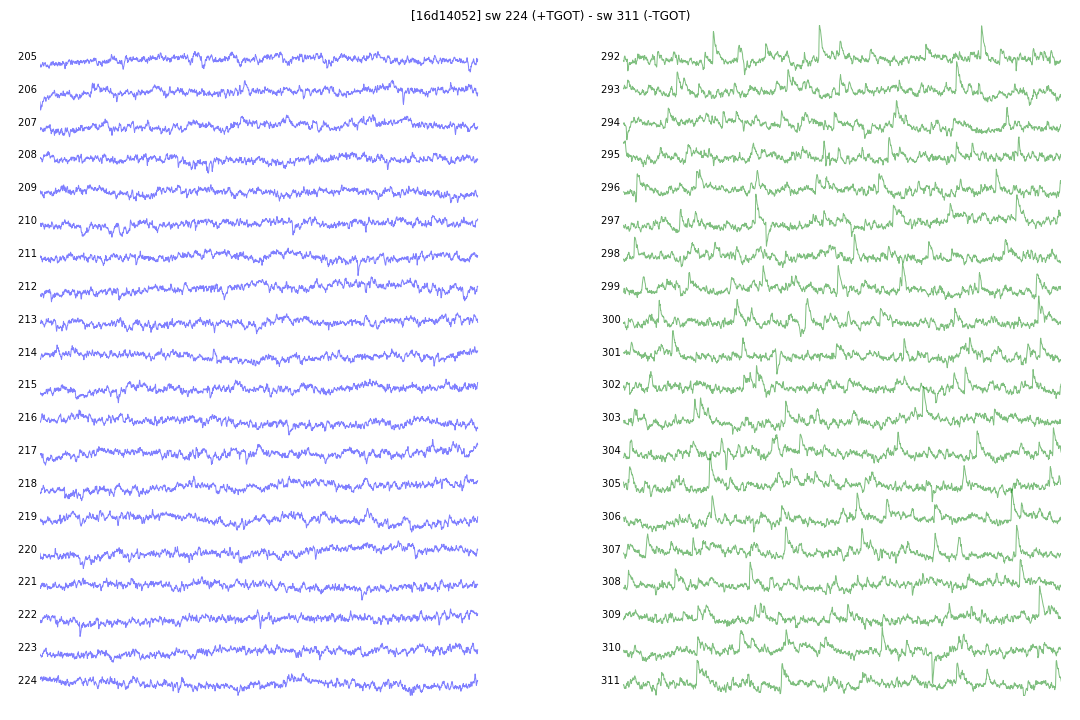

The script that drew this image:
"""Show some sweeps around the last 2 comments."""

import os
import sys
if not os.path.abspath('../../../') in sys.path:
    sys.path.append('../../../')
import swhlab
import matplotlib.pyplot as plt
import numpy as np
import warnings
import time

def tagInspect(abf,saveToo=False): #TODO: put in ABF class?
    if len(abf.comment_tags)<2:
        warnings.warn("no tags in ABF!")
        return
    S1,S2=abf.comment_sweeps[-2],abf.comment_sweeps[-1]

    nSweeps = 20
    vertOffset = 50

    plt.close('all')
    plt.figure(figsize=(15,10))
    for i in range(nSweeps):

        abf.setsweep(int(S1-i))
        Y=swhlab.common.lowpass(abf.sweepY,abf.pointsPerMs*5)
        Y=Y-np.nanmean(Y)+i*vertOffset
        Y[:int(.5*abf.pointsPerSec)]=np.nan
        plt.plot(abf.sweepX2,Y,color='b',alpha=.5)
        plt.text(abf.sweepX2[.5*abf.pointsPerSec],i*vertOffset,
                 "%s "%str(abf.sweep),ha='right')

        abf.setsweep(int(S1-i+120/abf.sweepLength))
        Y=swhlab.common.lowpass(abf.sweepY,abf.pointsPerMs*5)
        Y=Y-np.nanmean(Y)+i*vertOffset
        Y[:int(.5*abf.pointsPerSec)]=np.nan
        plt.plot(abf.sweepX2+abf.sweepLength,Y,color='g',alpha=.5)
        plt.text(abf.sweepX2[.5*abf.pointsPerSec]+abf.sweepLength,i*vertOffset,
                 "%s "%str(abf.sweep),ha='right')

    plt.margins(0,0)
    plt.axis([None,None,-100,nSweeps*vertOffset])
    plt.axis('off')
    plt.title("[%s] sw %d (%s) - sw %d (%s)"%(abf.ID,S1,abf.comment_tags[-2],S2,abf.comment_tags[-1]))
    plt.tight_layout()
    if saveToo:
        plt.savefig(R"X:\Data Analysis\SCOTT\SWHLab development\phasic\%s.png"%abf.ID)
    plt.show()
    print()
    return

def picpage(path=R"X:\Data Analysis\SCOTT\SWHLab development\phasic"):
    html="<html><body>"
    for fname in [x for x in sorted(os.listdir(path)) if x.endswith(".png") or x.endswith(".jpg")]:
        html+='<a name="%s" href="#%s"><h1>%s</h1></a>'%(fname,fname,fname)
        fname=os.path.abspath(os.path.join(path,fname))
        html+='<a href="%s"><img src="%s"></a>'%(fname,fname)
    html+="</body></html>"
    with open(os.path.join(path,"index.html"),'w') as f:
        f.write(html)

if __name__=="__main__":
    abfs=[]
    abfs.append(R"X:\Data\2P01\2016\2016-09-01 PIR TGOT\16d14019.abf")
    abfs.append(R"X:\Data\2P01\2016\2016-09-01 PIR TGOT\16d14027.abf")
    abfs.append(R"X:\Data\2P01\2016\2016-09-01 PIR TGOT\16d14032.abf")
    abfs.append(R"X:\Data\2P01\2016\2016-09-01 PIR TGOT\16d14036.abf")
    abfs.append(R"X:\Data\2P01\2016\2016-09-01 PIR TGOT\16d14040.abf")
    abfs.append(R"X:\Data\2P01\2016\2016-09-01 PIR TGOT\16d14044.abf")
    abfs.append(R"X:\Data\2P01\2016\2016-09-01 PIR TGOT\16d14048.abf")
    abfs.append(R"X:\Data\2P01\2016\2016-09-01 PIR TGOT\16d14052.abf")
    abfs.append(R"X:\Data\2P01\2016\2016-09-01 PIR TGOT\16d14056.abf")
    abfs.append(R"X:\Data\2P01\2016\2016-09-01 PIR TGOT\16d14060.abf")
    abfs.append(R"X:\Data\2P01\2016\2016-09-01 PIR TGOT\16d14064.abf")
    abfs.append(R"X:\Data\2P01\2016\2016-09-01 PIR TGOT\16d16003.abf")
    abfs.append(R"X:\Data\2P01\2016\2016-09-01 PIR TGOT\16d16007.abf")
    abfs.append(R"X:\Data\2P01\2016\2016-09-01 PIR TGOT\16d16011.abf")
    abfs.append(R"X:\Data\2P01\2016\2016-09-01 PIR TGOT\16d16016.abf")
    abfs.append(R"X:\Data\2P01\2016\2016-09-01 PIR TGOT\16d16020.abf")
    abfs.append(R"X:\Data\2P01\2016\2016-09-01 PIR TGOT\16d16024.abf")
    abfs.append(R"X:\Data\2P01\2016\2016-09-01 PIR TGOT\16d16030.abf")
    abfs.append(R"X:\Data\2P01\2016\2016-09-01 PIR TGOT\16d16034.abf")
    abfs.append(R"X:\Data\2P01\2016\2016-09-01 PIR TGOT\16d16038.abf")
    abfs.append(R"X:\Data\2P01\2016\2016-09-01 PIR TGOT\16d16042.abf")
    abfs.append(R"X:\Data\2P01\2016\2016-09-01 PIR TGOT\16d16046.abf")

    for abf in abfs:
        abf=swhlab.ABF(abf)
        tagInspect(abf,saveToo=True)

    picpage()

    print("DONE")
